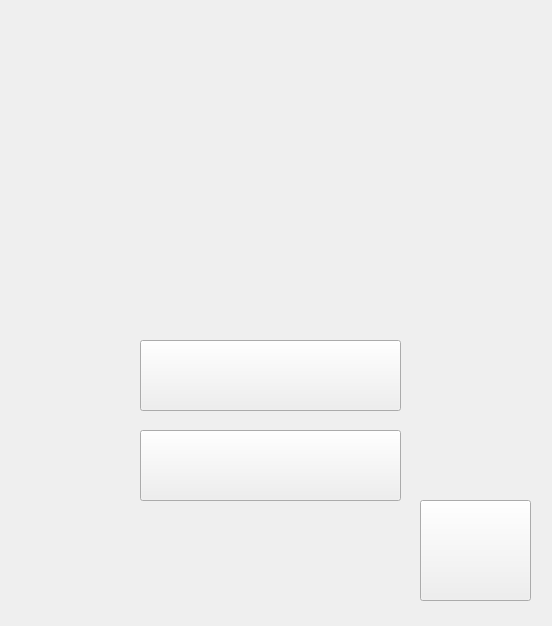
<?xml version="1.0" encoding="UTF-8"?>
<ui version="4.0">
 <class>MainWindow</class>
 <widget class="QMainWindow" name="MainWindow">
  <property name="enabled">
   <bool>true</bool>
  </property>
  <property name="geometry">
   <rect>
    <x>0</x>
    <y>0</y>
    <width>552</width>
    <height>626</height>
   </rect>
  </property>
  <property name="font">
   <font>
    <pointsize>16</pointsize>
    <weight>75</weight>
    <bold>true</bold>
    <underline>false</underline>
    <strikeout>false</strikeout>
   </font>
  </property>
  <property name="acceptDrops">
   <bool>false</bool>
  </property>
  <property name="windowTitle">
   <string>Welcome To Messenger Program(MamadGram)</string>
  </property>
  <property name="windowIcon">
   <iconset resource="icons.qrc">
    <normaloff>:/App_Data/Icons/Icon.png</normaloff>:/App_Data/Icons/Icon.png</iconset>
  </property>
  <property name="toolTip">
   <string>&lt;html&gt;&lt;head/&gt;&lt;body&gt;&lt;p align=&quot;center&quot;&gt;&lt;span style=&quot; font-size:10pt;&quot;&gt;Welcome To Our Program&lt;/span&gt;&lt;/p&gt;&lt;/body&gt;&lt;/html&gt;</string>
  </property>
  <property name="documentMode">
   <bool>true</bool>
  </property>
  <widget class="QWidget" name="centralWidget">
   <widget class="QPushButton" name="Login">
    <property name="geometry">
     <rect>
      <x>140</x>
      <y>340</y>
      <width>261</width>
      <height>71</height>
     </rect>
    </property>
    <property name="toolTip">
     <string>&lt;html&gt;&lt;head/&gt;&lt;body&gt;&lt;p align=&quot;center&quot;&gt;&lt;span style=&quot; font-size:9pt;&quot;&gt;Click To Login&lt;/span&gt;&lt;/p&gt;&lt;/body&gt;&lt;/html&gt;</string>
    </property>
    <property name="styleSheet">
     <string notr="true">#Login
{
border-image: url(:/App_Data/Images/Button-Member-Login normal.png);
}
#Login:hover
{
border-image: url(:/App_Data/Images/Button-Member-Login-clicked.png);
}
#Login:pressed
{
border-image:url(:/App_Data/Images/Button-Member-Login-released.png)
}</string>
    </property>
    <property name="text">
     <string/>
    </property>
   </widget>
   <widget class="QPushButton" name="Signup">
    <property name="geometry">
     <rect>
      <x>140</x>
      <y>430</y>
      <width>261</width>
      <height>71</height>
     </rect>
    </property>
    <property name="toolTip">
     <string>&lt;html&gt;&lt;head/&gt;&lt;body&gt;&lt;p align=&quot;center&quot;&gt;&lt;span style=&quot; font-size:10pt;&quot;&gt;Click To SignUp&lt;/span&gt;&lt;/p&gt;&lt;/body&gt;&lt;/html&gt;</string>
    </property>
    <property name="styleSheet">
     <string notr="true">#Signup
{
border-image: url(:/App_Data/Images/signup_normal.png);
}
#Signup:hover
{
border-image: url(:/App_Data/Images/signup-clicked.png);
}
#Signup:pressed
{
border-image: url(:/App_Data/Images/signup_normal.png);
}



</string>
    </property>
    <property name="text">
     <string/>
    </property>
   </widget>
   <widget class="QPushButton" name="iutlogo">
    <property name="geometry">
     <rect>
      <x>420</x>
      <y>500</y>
      <width>111</width>
      <height>101</height>
     </rect>
    </property>
    <property name="styleSheet">
     <string notr="true">#iutlogo{
border-image: url(:/App_Data/Images/IUTlogo.png);
}
#iutlogo:hover
{
border-image: url(:/App_Data/Images/IUT_LOGO.jpg);
}#iutlogo:pressed
{
border-image: url(:/App_Data/Images/IUT_LOGO.jpg);
}</string>
    </property>
    <property name="text">
     <string/>
    </property>
   </widget>
  </widget>
 </widget>
 <layoutdefault spacing="6" margin="11"/>
 <resources>
  <include location="icons.qrc"/>
 </resources>
 <connections/>
</ui>
